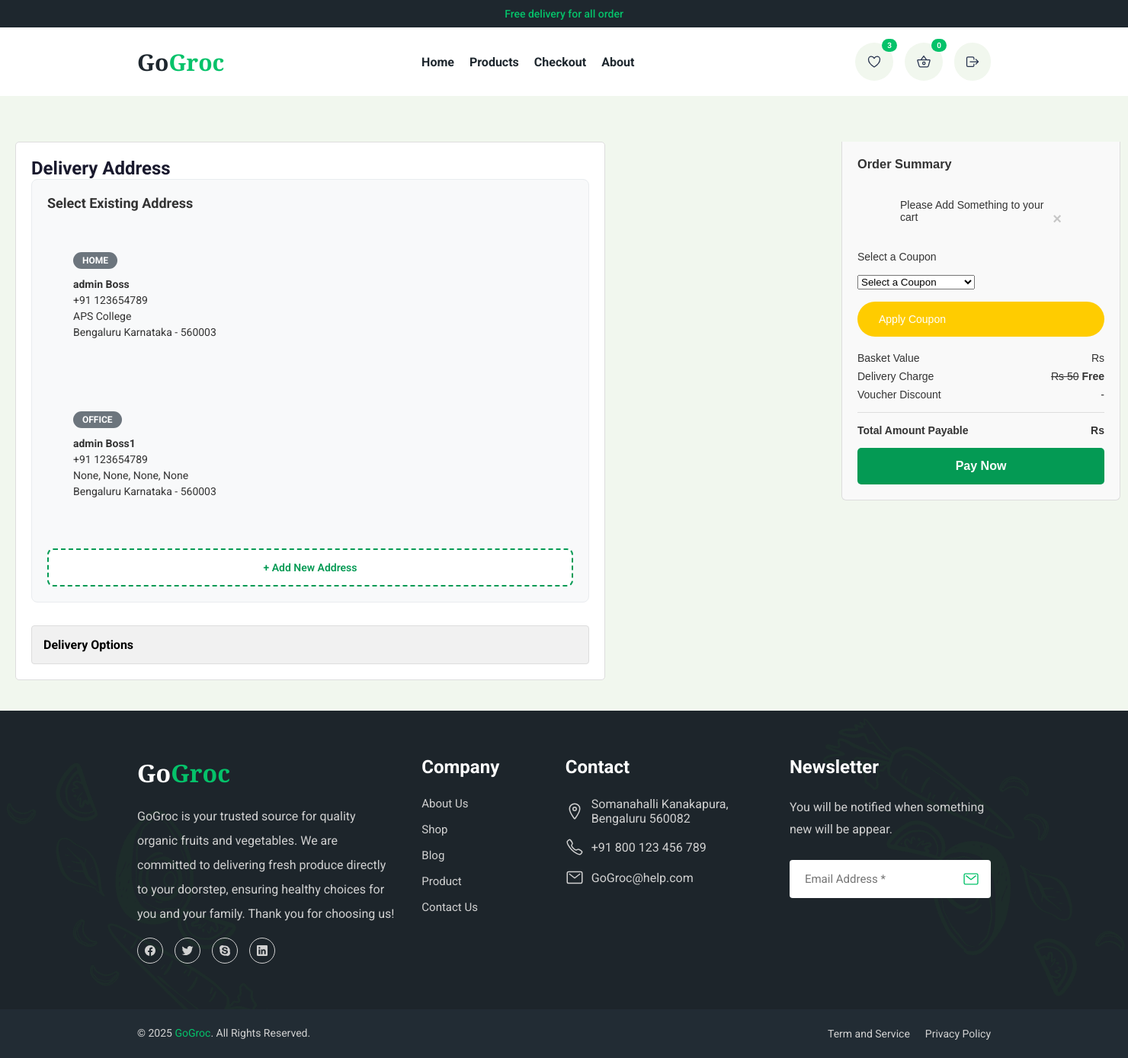
Screenshot of /store/cart/ (signed in) with the database file from the repository.
### apps/accounts/models.py (models this page shows, shortened)
class Address(BaseModel):
    user = models.ForeignKey(User, on_delete=models.CASCADE, related_name="addresses")
    first_name = models.CharField(max_length=100)
    last_name = models.CharField(max_length=100)
    mobile = models.CharField(max_length=20)
    address = models.TextField()
    city = models.CharField(max_length=100)
    state = models.CharField(max_length=100)
    country = models.CharField(max_length=100)
    zip_code = models.CharField(max_length=20)
    address_type = models.CharField(max_length=50, choices=[
        ('home', 'Home'),
        ('work', 'Work'),
        ('other', 'Other')
    ], default='home')

### apps/store/views.py (the view, shortened to what this page needs)
# urls.py: path('cart/', cartPage, name='cartPage'),
@login_required
def cartPage(request):
    cart_obj = Cart.objects.filter(is_paid=False, user=request.user).first()
    coupons = Coupon.objects.all()
    if cart_obj:
        print("Cart Object:", cart_obj.get_cart_total())
    else:
        print("Cart Object: None")
    if cart_obj and cart_obj.cart_items.exists():
        client = razorpay.Client(auth=(settings.KEY, settings.SECRET))
        try:
            amount = int(float(cart_obj.get_cart_total()) * 100)
            if amount <= 0:
                messages.warning(request, "Cart total is too low to proceed with payment.")
                payment = None
            else:
                payment = client.order.create({
                    'amount': amount,
                    'currency': 'INR',
                    'payment_capture': 1
                })
                cart_obj.razor_pay_order_id = payment['id']
                cart_obj.save()
                print("Razorpay Order ID:", payment['id'])
        except Exception as e:
            messages.error(request, f"Payment gateway error: {str(e)}")
            payment = None
    else:
        messages.warning(request, 'Please Add Something to your cart')
        payment = None
    addresses = request.user.addresses.all()
    context = {
        'cart': cart_obj,
        'addresses': addresses,
        'coupons': coupons,
        'payment': payment,
    }
    return render(request, 'store/cart.html', context)

### apps/store/context_processors.py (called while the page is built)
def cart_items_context(request):
    cart_items = Cart.objects.none()
    cart_total = 0
    cart_item_count = 0
    unpaid_cart = None
    if request.user.is_authenticated:
        unpaid_cart = Cart.objects.filter(user=request.user, is_paid=False).first()
        if unpaid_cart:
            cart_items = unpaid_cart.cart_items.select_related("product").all()
            cart_total = unpaid_cart.get_cart_total_without_discount()
            cart_item_count = cart_items.count()
    return {
        'cart_items': cart_items,
        'cart_total': cart_total,
        'cart_item_count': cart_item_count,
        'unpaid_cart': unpaid_cart,
    }

def wishlist_context(request):
    wishlist_items = Wishlist.objects.none()
    if request.user.is_authenticated:
        wishlist_items = Wishlist.objects.filter(user=request.user).select_related("product")
    return {
        'wishlist_items': wishlist_items,
        'wishlist_count': wishlist_items.count()
    }

### templates/store/cart.html (shortened to what this page needs)
{% extends "base/base.html" %}
{% block head %}
<link rel="stylesheet" href="/media/css/cart.css" />
{% endblock head %}
{% block main %}
<main class="cart-main">
  <div class="cart-container">
    <div class="form-section">
      <h2>Delivery Address</h2>
      <ul class="existing-addresses">
        <li>
          <h3>Select Existing Address</h3>
          <ul class="address-options">
            {% for address in addresses %}
            <li class="address-card">
              <label for="address-{{ address.uuid }}" class="address-label">
                <div class="address-nickname">{{ address.address_type|upper }}</div>
                <div class="address-details">
                  <strong>{{ address.first_name }} {{ address.last_name }}</strong><br />
                  +91 {{ address.mobile }}<br />
                  {{ address.address }}<br />
                  {{ address.city }} {{ address.state }} - {{ address.zip_code }}
                </div>
              </label>
            </li>
            {% endfor %}
          </ul>
          <button class="add-new-address-btn" onclick="toggleAddressForm()">
            + Add New Address
          </button>
        </li>
      </ul>
      <div class="collapsible">
        <div class="dropdown" onclick="toggleDropdown('delivery-options')">
          <strong>Delivery Options</strong>
        </div>
      </div>
    </div>
    <div class="summary-wrapper">
      <div class="summary-section">
        <h3>Order Summary</h3>
        <form method="POST" action="{% url 'cartPage' %}" class="voucher-box p-3 rounded shadow-sm"
          style="background-color: #f9f9f9;">
          {% include "base/alert.html" %}
          {% if cart.coupon %}
          <div class="mb-3">
            <p class="mb-1 text-success fw-semibold">
              <i class="bi bi-check-circle-fill"></i> Applied Coupon: {{ cart.coupon.coupon_code }}
              <span class="badge bg-success text-white"></span><br />
            </p>
            <p class="mb-2">Discount: Rs {{ cart.coupon.discount_price }}</p><br />
            <button name="remove_coupon" value="1" type="submit" class="btn btn-outline-danger w-100">
              <i class="bi bi-x-circle"></i> Remove Coupon
            </button>
          </div>
          {% else %}
          <div class="mb-3">
            <label for="coupon" class="form-label fw-semibold">Select a Coupon</label><br />
            <select name="coupon" id="coupon" class="form-select">
              <option disabled selected>Select a Coupon</option>
            </select>
          </div>
          <br />
          <button type="submit" class="btn w-100">
             Apply Coupon
          </button>
          {% endif %}
        </form>
        <div class="summary-line">
          <span>Basket Value</span>
          <span>Rs {{ cart.get_cart_total_without_discount }}</span>
        </div>
        <div class="summary-line">
          <span>Delivery Charge</span>
          <span><del>Rs 50</del> <strong>Free</strong></span>
        </div>
        <div class="summary-line">
          <span>Voucher Discount</span>
          {% if cart.coupon %}
          <span>- Rs {{ cart.get_discount_price }}</span>
          {% else %}
          <span>-</span>
          {% endif %}
        </div>
        <div class="summary-line total">
          <span>Total Amount Payable</span>
          <span>Rs {{ cart.get_cart_total }}</span>
        </div>
        <button id="rzp-button1" class="checkout-btn">Pay Now</button>
      </div>
    </div>
  </div>
</main>
{% endblock main %}

### templates/base/base.html (shortened to what this page needs)
<!DOCTYPE html>
<html lang="en">
<head>
  <link rel="stylesheet" href="/media/css/base.css">
  {% block head %}
  {% endblock head %}
</head>
<body id="top">
  <header class="header" data-header>
    <div class="top-bar">
      <div class="container">
        <p>Free delivery for all order</p>
      </div>
    </div>
    <div class="nav-wrapper">
      <div class="container">
        <h1 class="h1">
          <a href="{% url 'index' %}" class="logo">Go<span class="span">Groc</span></a>
        </h1>
        <nav class="navbar" data-navbar>
          <ul class="navbar-list">
            <li>
              <a href="{% url 'index' %}" class="navbar-link">Home</a>
            </li>
            <li>
              <a href="{% url 'products' %}" class="navbar-link">Products</a>
            </li>
            <li>
              <a href="{% url 'cartPage' %}" class="navbar-link">Checkout</a>
            </li>
            <li>
              <a href="{% url 'about' %}" class="navbar-link">About</a>
            </li>
          </ul>
        </nav>
        <div class="header-action">
          <div class="search-wrapper" data-search-wrapper>
            <button class="" aria-label="Toggle search" data-search-btn>
              <ion-icon name="" class="search-icon"></ion-icon>
            </button>
          </div>
          {% if request.user.is_authenticated %}
          <button class="header-action-btn" aria-label="Open whishlist" data-panel-btn="whishlist">
            <ion-icon name="heart-outline"></ion-icon>
            <data class="btn-badge">{{ request.user.wishlist.count }}</data>
          </button>
          <button class="header-action-btn" aria-label="Open shopping cart" data-panel-btn="cart">
            <ion-icon name="basket-outline"></ion-icon>
            <span class="btn-badge">{{ cart_item_count }}</span>
          </button>
          {% endif %}
          {% if request.user.is_authenticated %}
          <a href="{% url 'logout' %}" class="action-btn-login" aria-label="Logout">
            <ion-icon name="log-out-outline"></ion-icon>
          </a>
          {% endif %}
        </div>
      </div>
    </div>
  </header>
  {% block main %}
  {% endblock main %}
  <footer class="footer">
    <div class="footer-top">
      <div class="container">
        <div class="footer-brand">
          <a href="{% url 'index' %}" class="logo">Go<span class="span">Groc</span></a>
          <p class="footer-text">
            GoGroc is your trusted source for quality organic fruits and vegetables. We are committed to delivering
            fresh produce directly to your doorstep, ensuring healthy choices for you and your family. Thank you for
            choosing us!
          </p>
          <ul class="social-list">
            <li>
              <a href="#" class="social-link">
                <ion-icon name="logo-facebook"></ion-icon>
              </a>
            </li>
            <li>
              <a href="#" class="social-link">
                <ion-icon name="logo-twitter"></ion-icon>
              </a>
            </li>
            <li>
              <a href="#" class="social-link">
                <ion-icon name="logo-skype"></ion-icon>
              </a>
            </li>
            <li>
              <a href="#" class="social-link">
                <ion-icon name="logo-linkedin"></ion-icon>
              </a>
            </li>
          </ul>
        </div>
        <ul class="footer-list">
          <li>
            <p class="footer-list-title">Company</p>
          </li>
          <li>
            <a href="./about.html" class="footer-link">About Us</a>
          </li>
          <li>
            <a href="./shop.html" class="footer-link">Shop</a>
          </li>
          <li>
            <a href="./blog.html" class="footer-link">Blog</a>
          </li>
          <li>
            <a href="./shop.html" class="footer-link">Product</a>
          </li>
          <li>
            <a href="./contact.html" class="footer-link">Contact Us</a>
          </li>
        </ul>
        <ul class="footer-list">
          <li>
            <p class="footer-list-title">Contact</p>
          </li>
          <li class="footer-item">
            <div class="contact-icon">
              <ion-icon name="location-outline"></ion-icon>
            </div>
            <address class="contact-link">
              Somanahalli Kanakapura, Bengaluru 560082
            </address>
          </li>
          <li class="footer-item">
            <div class="contact-icon">
              <ion-icon name="call-outline"></ion-icon>
            </div>
            <a href="tel:+91800123456789" class="contact-link">+91 800 123 456 789</a>
          </li>
          <li class="footer-item">
            <div class="contact-icon">
              <ion-icon name="mail-outline"></ion-icon>
            </div>
            <a href="mailto:gogroc351@gmail.com" class="contact-link">GoGroc@help.com</a>
          </li>
        </ul>
        <div class="footer-list">
          <p class="footer-list-title">Newsletter</p>
          <p class="newsletter-text">
            You will be notified when something new will be appear.
          </p>
          <form action="" class="footer-form">
            <input type="email" name="email" placeholder="Email Address *" required class="footer-input">
            <button type="submit" class="footer-form-btn" aria-label="Submit">
              <ion-icon name="mail-outline"></ion-icon>
            </button>
          </form>
        </div>
      </div>
    </div>
    <div class="footer-bottom">
      <div class="container">
        <p class="copyright">
          &copy; 2025 <a href="#" class="copyright-link">GoGroc</a>. All Rights Reserved.
        </p>
        <ul class="footer-bottom-list">
          <li>
            <a href="#" class="footer-bottom-link">Term and Service</a>
          </li>
          <li>
            <a href="#" class="footer-bottom-link">Privacy Policy</a>
          </li>
        </ul>
      </div>
    </div>
  </footer>
</body>
</html>

### templates/base/alert.html (shortened to what this page needs)
<!DOCTYPE html>
<html lang="en">
<head>
</head>
<body>
  <div class="container mt-5">
    {% if messages %}
      {% for message in messages %}
        <div class="alert alert-primary">
          {{ message }}
          <span class="close" onclick="this.parentElement.style.display='none';">&times;</span>
        </div>
      {% endfor %}
    {% endif %}
  </div>
</body>
</html>

### static/css/cart.css (style rules this page uses)
.cart-main { padding-top: 20px; min-height: 100vh; background: var(--mint-cream); }
.cart-container { display: flex; max-width: 1200px; gap: 20px; flex-wrap: wrap; padding: 40px 20px; }
.form-section { flex: 2; min-width: 600px; background: #fff; padding: 20px; border: 1px solid #ddd; border-radius: 5px; }
.form-section h2, .form-section h3 { margin-top: 0; color: #1a1a2e; }
.existing-addresses { margin-bottom: 30px; padding: 20px; background: #f8f9fa; border-radius: 8px; border: 1px solid #e9ecef; }
.existing-addresses h3 { margin-bottom: 20px; color: #333; font-size: 18px; }
.address-options { display: flex; flex-direction: column; gap: 15px; margin-bottom: 20px; }
.address-card { border: 2px solid transparent; border-radius: 8px; padding: 10px; margin-bottom: 10px; cursor: pointer; transition: border-color 0.3s, background-color 0.3s; }
.address-label { display: block; padding: 20px; cursor: pointer; border: 2px solid transparent; border-radius: 8px; transition: all 0.3s ease; }
.address-nickname { display: inline-block; background-color: #6c757d; color: white; padding: 4px 12px; border-radius: 20px; font-size: 12px; font-weight: bold; margin-bottom: 10px; text-transform: uppercase; }
.address-details { font-size: 14px; line-height: 1.5; color: #333; }
.add-new-address-btn { background: #fff; border: 2px dashed hsl(152, 95%, 31%); color: hsl(152, 95%, 31%); padding: 15px 20px; border-radius: 8px; cursor: pointer; font-weight: 600; font-size: 14px; width: 100%; transition: all 0.3s ease; }
.summary-wrapper { flex: 1; min-width: 320px; max-width: 400px; position: relative; left: 25%; }
.summary-section { background: #f9f9f9; border: 1px solid #ddd; border-top: none; border-radius: 0 0 6px 6px; padding: 20px; font-family: Arial, sans-serif; font-size: 14px; color: #333; }
.summary-section h3 { margin: 0 0 20px 0; color: #333; }
.voucher-box { margin-bottom: 20px; }
.summary-line { display: flex; justify-content: space-between; margin-bottom: 8px; align-items: center; }
.summary-line.total { font-weight: bold; margin-top: 15px; padding-top: 15px; border-top: 1px solid #ddd; }
.checkout-btn { width: 100%; background: hsl(152, 95%, 31%); color: white; padding: 15px; border: none; border-radius: 5px; font-size: 16px; font-weight: bold; cursor: pointer; transition: background-color 0.3s ease; }
.collapsible { margin-top: 20px; padding: 15px; border: 1px solid #ddd; border-radius: 4px; background: #f1f1f1; }
.dropdown { cursor: pointer; font-weight: bold; }

### templates/base/alert.html (style rules this page uses)
.alert { padding: 15px; margin-bottom: 20px; border: 1px solid transparent; border-radius: 4px; }
.close { float: right; font-size: 20px; font-weight: bold; line-height: 1; color: #000; text-shadow: 0 1px 0 #fff; opacity: 0.2; transition: opacity 0.2s ease-in-out; cursor: pointer; }

### rows the page displays
Address: address_type "HOME", first_name "admin", last_name "Boss", mobile "123654789", address "APS College", city "Bengaluru", state "Karnataka", zip_code "560003"
Address: address_type "OFFICE", first_name "admin", last_name "Boss1", mobile "123654789", address "None, None, None, None", city "Bengaluru", state "Karnataka", zip_code "560003"

### other values shown
{{ request.user.wishlist.count }} "3"
{{ cart_item_count }} "0"
{{ message }} "Please Add Something to your cart"
